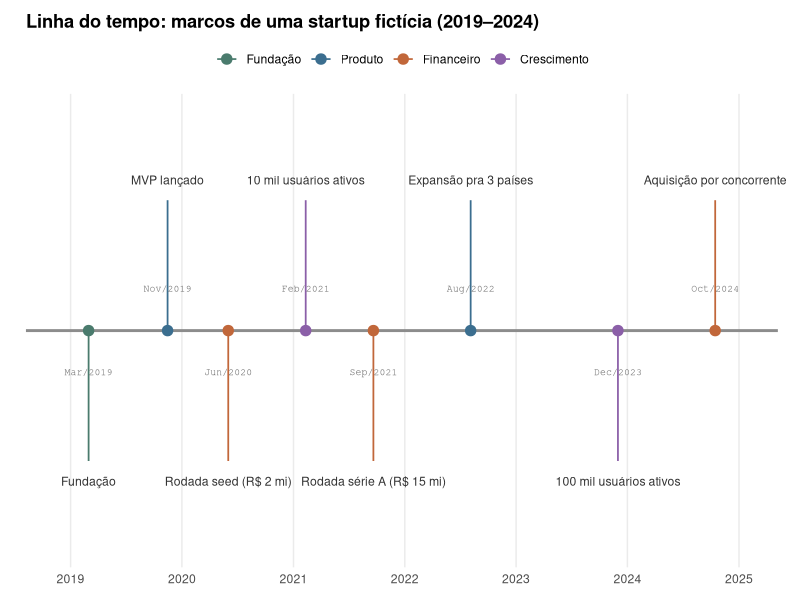

Write the R code that produced this figure.
# Libraries
library(ggplot2)
library(jsonlite)

# Sessao roda em locale C puro (ASCII) neste ambiente -- sem isso, toda
# string acentuada (titulo, nomes de marco) sai corrompida byte a byte no
# data.json e no proprio PNG. "C.utf8" existe no sistema (locale -a).
invisible(Sys.setlocale("LC_CTYPE", "C.utf8"))

# Dados 100% ficticios: marcos de uma startup fictícia ao longo de 6 anos.
# Datas IRREGULARES de propósito (não um marco por ano/trimestre) -- é
# justamente o que diferencia uma linha do tempo de um bar chart de eventos:
# a posição no eixo já mostra o espaçamento real entre os marcos (o salto de
# "MVP lançado" pra "Rodada seed" é mais rápido que o resto), sem precisar de
# nenhum número de dias escrito no gráfico.
eventos <- data.frame(
  data = as.Date(c(
    "2019-03-01", "2019-11-15", "2020-06-01", "2021-02-10",
    "2021-09-20", "2022-08-05", "2023-12-01", "2024-10-15"
  )),
  marco = c(
    "Fundação", "MVP lançado", "Rodada seed (R$ 2 mi)",
    "10 mil usuários ativos", "Rodada série A (R$ 15 mi)",
    "Expansão pra 3 países", "100 mil usuários ativos",
    "Aquisição por concorrente"
  ),
  # Categoria de cada marco -- pedido do usuário pra evoluir este gráfico
  # além de instante+rótulo. As 4 categorias formam a própria narrativa da
  # startup contada em paralelo à data: um funding puxando o próximo produto,
  # que puxa o próximo patamar de usuários.
  categoria = c(
    "Fundação", "Produto", "Financeiro", "Crescimento",
    "Financeiro", "Produto", "Crescimento", "Financeiro"
  )
)
eventos <- eventos[order(eventos$data), ]
# Alterna label acima/abaixo do eixo pra caber sem sobrepor -- índice par
# fica acima, ímpar fica abaixo (nunca sorteado: precisa ser reproduzível
# pra bater com a mesma alternância na versão D3).
eventos$lado <- ifelse(seq_len(nrow(eventos)) %% 2 == 0, 1, -1)

# A cor de cada categoria nasce AQUI, uma única vez -- o data.json exporta os
# mesmos hex, pra estático e interativo nunca discordarem de que cor é cada
# categoria (mesma regra do cronograma de lançamento, aplicada a marco em vez
# de fase). O eixo/espinha continua neutro: cor é atributo do EVENTO, não do
# tempo em si.
cor_categoria <- c(
  "Fundação"    = "#4A7B6D",
  "Produto"     = "#3B6E8F",
  "Financeiro"  = "#C1673A",
  "Crescimento" = "#8B5FA8"
)
eventos$categoria <- factor(eventos$categoria, levels = names(cor_categoria))

cor_eixo   <- "#8C8C8C" # equivalente hex de "grey55" -- precisa ser valido tambem
                        # em CSS/SVG, ja que meta.corEixo alimenta o D3 direto
                        # (nomes tipo "greyNN" so existem na paleta do R)
cor_texto  <- "grey20"
altura_haste <- 1

p <- ggplot(eventos, aes(x = data, y = 0)) +
  geom_hline(yintercept = 0, colour = cor_eixo, linewidth = 1) +
  geom_segment(aes(xend = data, y = 0, yend = lado * altura_haste, colour = categoria), linewidth = 0.6) +
  geom_point(aes(colour = categoria), size = 3.2) +
  geom_text(
    aes(y = lado * altura_haste * 1.12, label = marco, vjust = ifelse(lado > 0, 0, 1)),
    colour = cor_texto, size = 3.1, lineheight = 0.9, family = "sans"
  ) +
  geom_text(
    aes(y = lado * altura_haste * 0.32, label = format(data, "%b/%Y")),
    colour = "grey45", size = 2.5, family = "mono"
  ) +
  scale_colour_manual(values = cor_categoria, name = NULL) +
  scale_x_date(date_labels = "%Y", date_breaks = "1 year", expand = expansion(mult = 0.1)) +
  scale_y_continuous(limits = c(-altura_haste * 1.65, altura_haste * 1.65)) +
  labs(title = "Linha do tempo: marcos de uma startup fictícia (2019–2024)", x = NULL, y = NULL) +
  theme_minimal(base_size = 11) +
  theme(
    plot.title = element_text(face = "bold"),
    axis.text.y = element_blank(),
    axis.title.y = element_blank(),
    panel.grid.major.y = element_blank(),
    panel.grid.minor = element_blank(),
    panel.grid.major.x = element_line(colour = "grey92"),
    legend.position = "top",
    plot.margin = margin(t = 10, r = 16, b = 10, l = 16)
  ) +
  coord_cartesian(clip = "off")

ggsave("output.png", plot = p, width = 10, height = 5.5, dpi = 150)

# ---------------------------------------------------------------------------
# Versao interativa: mesma linha do tempo, com tooltip por marco. O lado
# (acima/abaixo) precisa ser o MESMO calculado aqui -- nao recalculado no D3
# -- pra estatico e interativo nunca discordarem de qual marco fica de que
# lado (mesma regra de "a cor nasce uma vez" aplicada aqui a layout, nao cor).
# ---------------------------------------------------------------------------
viz <- list(
  meta = list(corEixo = cor_eixo, cores = as.list(cor_categoria)),
  eventos = lapply(seq_len(nrow(eventos)), function(i) {
    list(
      data = format(eventos$data[i], "%Y-%m-%d"),
      marco = eventos$marco[i],
      categoria = as.character(eventos$categoria[i]),
      lado = eventos$lado[i]
    )
  })
)

write_json(viz, "data.json", auto_unbox = TRUE, digits = NA)
